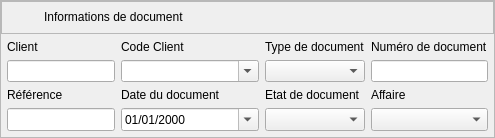
    <widget class="QFrame" name="frame">
     <property name="sizePolicy">
      <sizepolicy hsizetype="Preferred" vsizetype="Maximum">
       <horstretch>0</horstretch>
       <verstretch>0</verstretch>
      </sizepolicy>
     </property>
     <property name="frameShape">
      <enum>QFrame::StyledPanel</enum>
     </property>
     <property name="frameShadow">
      <enum>QFrame::Raised</enum>
     </property>
     <property name="class" stdset="0">
      <string>card</string>
     </property>
     <layout class="QVBoxLayout" name="verticalLayout_3">
      <property name="spacing">
       <number>0</number>
      </property>
      <property name="leftMargin">
       <number>0</number>
      </property>
      <property name="topMargin">
       <number>0</number>
      </property>
      <property name="rightMargin">
       <number>0</number>
      </property>
      <property name="bottomMargin">
       <number>0</number>
      </property>
      <item>
       <widget class="QFrame" name="frame_2">
        <property name="sizePolicy">
         <sizepolicy hsizetype="Preferred" vsizetype="Expanding">
          <horstretch>0</horstretch>
          <verstretch>0</verstretch>
         </sizepolicy>
        </property>
        <property name="maximumSize">
         <size>
          <width>16777215</width>
          <height>40</height>
         </size>
        </property>
        <property name="frameShape">
         <enum>QFrame::StyledPanel</enum>
        </property>
        <property name="frameShadow">
         <enum>QFrame::Raised</enum>
        </property>
        <property name="class" stdset="0">
         <string>header</string>
        </property>
        <layout class="QHBoxLayout" name="horizontalLayout">
         <property name="spacing">
          <number>7</number>
         </property>
         <property name="leftMargin">
          <number>15</number>
         </property>
         <property name="topMargin">
          <number>8</number>
         </property>
         <item>
          <widget class="QLabel" name="icon_label">
           <property name="enabled">
            <bool>true</bool>
           </property>
           <property name="maximumSize">
            <size>
             <width>20</width>
             <height>20</height>
            </size>
           </property>
           <property name="styleSheet">
            <string notr="true">#icon_label {
	image: url(:/icons/icons/warning.svg);
}</string>
           </property>
           <property name="text">
            <string/>
           </property>
           <property name="scaledContents">
            <bool>true</bool>
           </property>
          </widget>
         </item>
         <item>
          <widget class="QLabel" name="label_2">
           <property name="text">
            <string>Informations de document</string>
           </property>
          </widget>
         </item>
        </layout>
       </widget>
      </item>
      <item>
       <layout class="QGridLayout" name="gridLayout_2">
        <property name="leftMargin">
         <number>6</number>
        </property>
        <property name="topMargin">
         <number>6</number>
        </property>
        <property name="rightMargin">
         <number>6</number>
        </property>
        <property name="bottomMargin">
         <number>6</number>
        </property>
        <property name="spacing">
         <number>6</number>
        </property>
        <item row="1" column="3">
         <widget class="QLineEdit" name="NumeroDocEntry">
          <property name="maximumSize">
           <size>
            <width>16777215</width>
            <height>35</height>
           </size>
          </property>
         </widget>
        </item>
        <item row="2" column="1">
         <widget class="QLabel" name="label_3">
          <property name="text">
           <string>Date du document</string>
          </property>
         </widget>
        </item>
        <item row="2" column="2">
         <widget class="QLabel" name="label_11">
          <property name="text">
           <string>Etat de document</string>
          </property>
         </widget>
        </item>
        <item row="0" column="2">
         <widget class="QLabel" name="label">
          <property name="text">
           <string>Type de document</string>
          </property>
         </widget>
        </item>
        <item row="0" column="0">
         <widget class="QLabel" name="label_13">
          <property name="text">
           <string>Client</string>
          </property>
         </widget>
        </item>
        <item row="1" column="2">
         <widget class="QComboBox" name="TypeDocComboBox">
          <property name="sizePolicy">
           <sizepolicy hsizetype="Expanding" vsizetype="Fixed">
            <horstretch>0</horstretch>
            <verstretch>0</verstretch>
           </sizepolicy>
          </property>
          <property name="maximumSize">
           <size>
            <width>16777215</width>
            <height>35</height>
           </size>
          </property>
         </widget>
        </item>
        <item row="1" column="1">
         <widget class="QComboBox" name="ClientcomboBox">
          <property name="maximumSize">
           <size>
            <width>16777215</width>
            <height>35</height>
           </size>
          </property>
          <property name="editable">
           <bool>true</bool>
          </property>
         </widget>
        </item>
        <item row="0" column="3">
         <widget class="QLabel" name="label_4">
          <property name="text">
           <string>Numéro de document</string>
          </property>
         </widget>
        </item>
        <item row="0" column="1">
         <widget class="QLabel" name="label_8">
          <property name="text">
           <string>Code Client</string>
          </property>
         </widget>
        </item>
        <item row="1" column="0">
         <widget class="QLineEdit" name="CodeClientEntry">
          <property name="maximumSize">
           <size>
            <width>16777215</width>
            <height>35</height>
           </size>
          </property>
         </widget>
        </item>
        <item row="2" column="0">
         <widget class="QLabel" name="label_5">
          <property name="text">
           <string>Référence</string>
          </property>
         </widget>
        </item>
        <item row="3" column="0">
         <widget class="QLineEdit" name="ReferenceEntry">
          <property name="maximumSize">
           <size>
            <width>16777215</width>
            <height>35</height>
           </size>
          </property>
         </widget>
        </item>
        <item row="3" column="1">
         <widget class="QDateEdit" name="DateDocDateEdit">
          <property name="sizePolicy">
           <sizepolicy hsizetype="Expanding" vsizetype="Fixed">
            <horstretch>0</horstretch>
            <verstretch>0</verstretch>
           </sizepolicy>
          </property>
          <property name="minimumSize">
           <size>
            <width>138</width>
            <height>0</height>
           </size>
          </property>
          <property name="maximumSize">
           <size>
            <width>16777215</width>
            <height>35</height>
           </size>
          </property>
          <property name="displayFormat">
           <string>MM/dd/yyyy</string>
          </property>
          <property name="calendarPopup">
           <bool>true</bool>
          </property>
         </widget>
        </item>
        <item row="3" column="2">
         <widget class="QComboBox" name="EtatDocComboBox">
          <property name="sizePolicy">
           <sizepolicy hsizetype="Expanding" vsizetype="Fixed">
            <horstretch>0</horstretch>
            <verstretch>0</verstretch>
           </sizepolicy>
          </property>
          <property name="maximumSize">
           <size>
            <width>16777215</width>
            <height>35</height>
           </size>
          </property>
         </widget>
        </item>
        <item row="2" column="3">
         <widget class="QLabel" name="label_12">
          <property name="text">
           <string>Affaire</string>
          </property>
         </widget>
        </item>
        <item row="3" column="3">
         <widget class="QComboBox" name="AffairecomboBox">
          <property name="maximumSize">
           <size>
            <width>16777215</width>
            <height>35</height>
           </size>
          </property>
         </widget>
        </item>
       </layout>
      </item>
     </layout>
    </widget>
